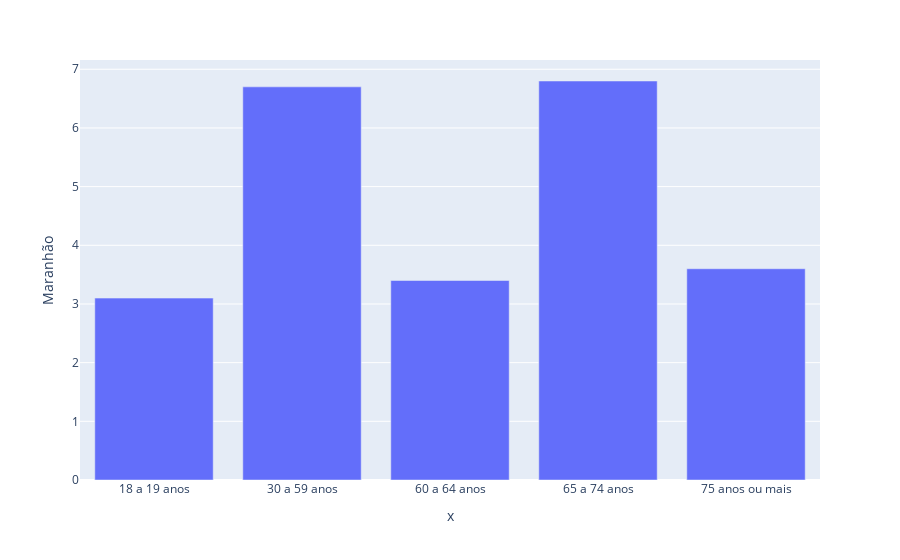

Source (notebook cell):
### Code cell
fig = px.bar(dados_maranhao.query("Categoria == 'Idade'"), x=dados_maranhao.query("Categoria == 'Idade'").index, y='Maranhão')
fig.show()

### Figure 1 — Plotly figure (JSON) as saved in the notebook; plotly's stock layout.template omitted (floating-point values rounded to 4 significant figures)
{"data": [{"alignmentgroup": "True", "hovertemplate": "x=%{x}<br>Maranhão=%{y}<extra></extra>", "legendgroup": "", "marker": {"color": "#636efa", "pattern": {"shape": ""}}, "name": "", "offsetgroup": "", "orientation": "v", "showlegend": false, "textposition": "auto", "type": "bar", "x": ["18 a 19 anos", "30 a 59 anos", "60 a 64 anos", "65 a 74 anos", "75 anos ou mais"], "xaxis": "x", "y": [3.1, 6.7, 3.4, 6.8, 3.6], "yaxis": "y"}], "layout": {"barmode": "relative", "legend": {"tracegroupgap": 0}, "margin": {"t": 60}, "xaxis": {"anchor": "y", "domain": [0, 1], "title": {"text": "x"}}, "yaxis": {"anchor": "x", "domain": [0, 1], "title": {"text": "Maranhão"}}}}
